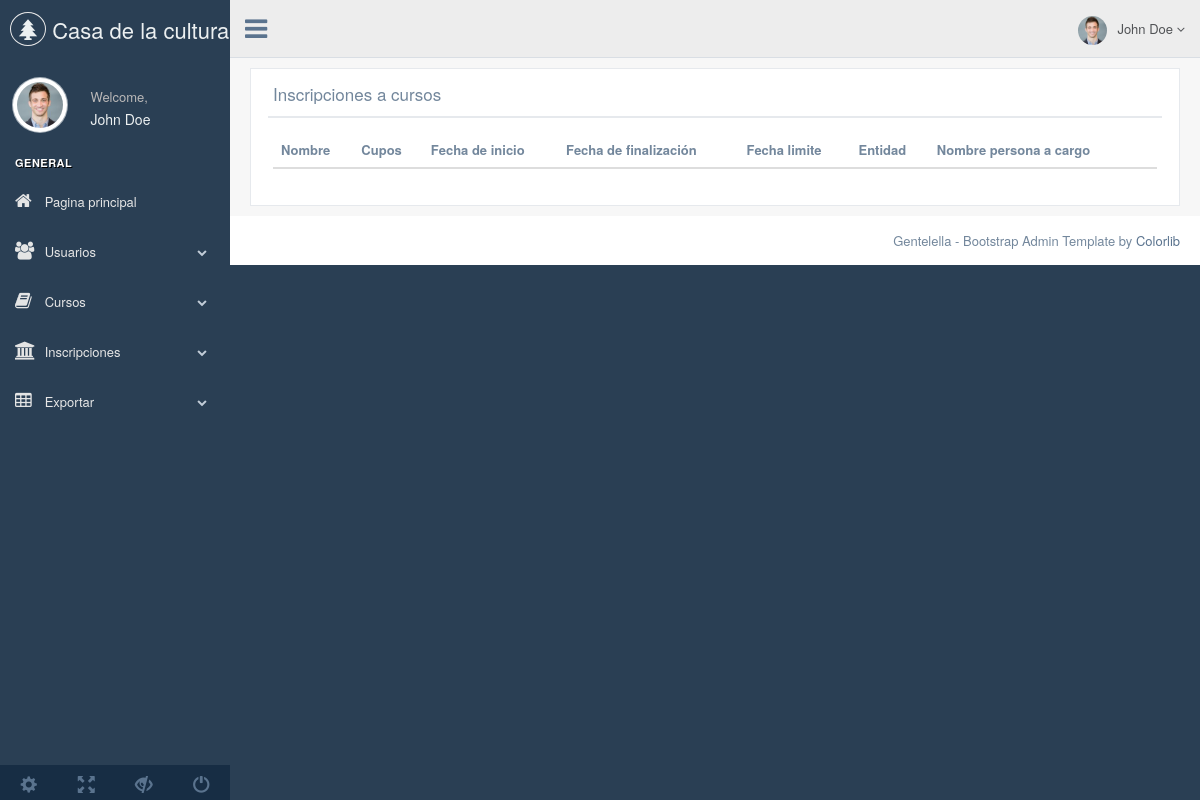
/index.php/matriculas/inscribir, run on an earlier commit of the app's database.
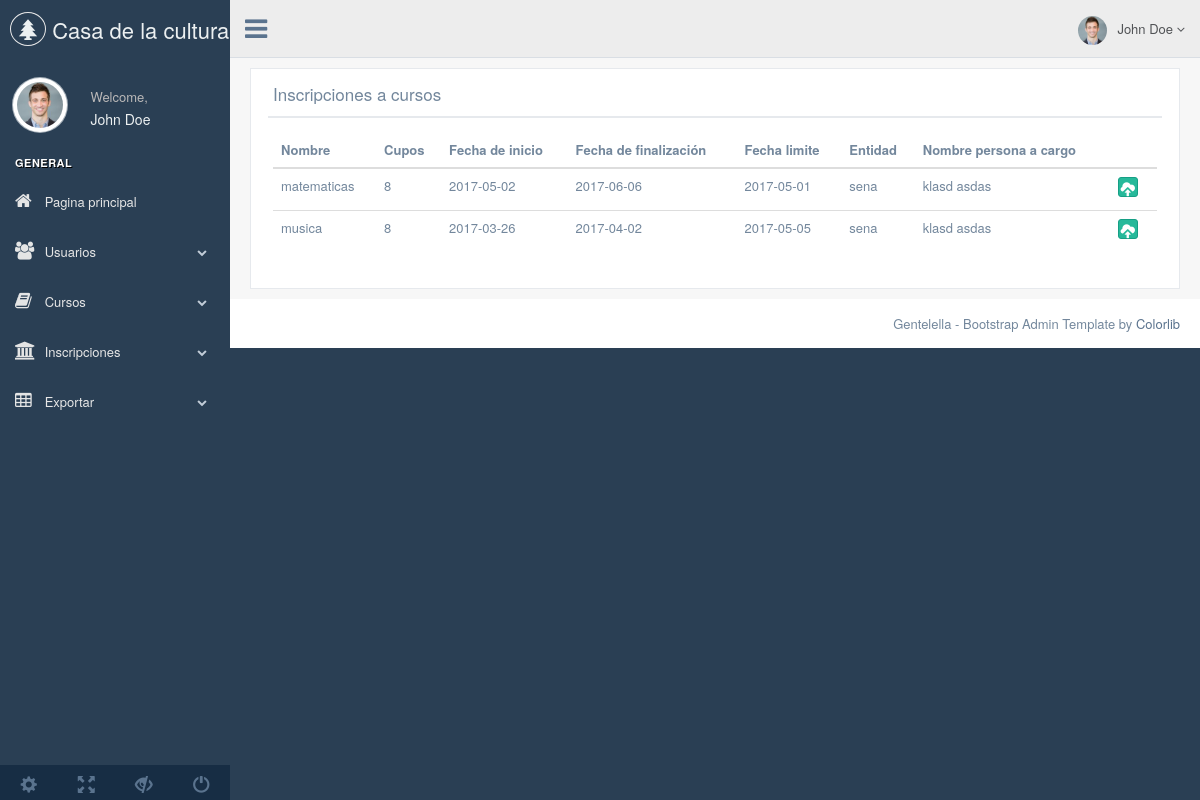
And on a later commit of the database.
### tables this page shows
CREATE TABLE `curso` (
  `codigo` int(5) NOT NULL,
  `nombre` varchar(50) NOT NULL,
  `cupos` int(3) NOT NULL,
  `clases` int(3) NOT NULL,
  `horas` int(3) NOT NULL,
  `fecha_inicio` date NOT NULL,
  `fecha_final` date NOT NULL,
  `fecha_limite` date NOT NULL,
  `entidad` varchar(50) NOT NULL,
  `doc_encargado` varchar(20) NOT NULL,
  `estado` varchar(10) DEFAULT 'Activo'
);

CREATE TABLE `usuario` (
  `tipo_documento` varchar(15) NOT NULL,
  `numero_documento` varchar(20) NOT NULL,
  `nombres` varchar(30) NOT NULL,
  `apellidos` varchar(30) NOT NULL,
  `municipio` varchar(10) NOT NULL,
  `fecha_nacimiento` date NOT NULL,
  `comuna` varchar(10) NOT NULL,
  `barrio` varchar(10) NOT NULL,
  `edad` int(3) NOT NULL,
  `genero` varchar(30) NOT NULL,
  `direccion` varchar(20) NOT NULL,
  `telefono` varchar(10) NOT NULL,
  `celular` varchar(15) NOT NULL,
  `correo` varchar(30) DEFAULT NULL,
  `tipo_sanguineo` varchar(5) NOT NULL,
  `eps` varchar(10) DEFAULT NULL,
  `etnia` varchar(30) DEFAULT 'otro',
  `discapacidad` varchar(30) DEFAULT NULL,
  `diversidad_sexual` varchar(30) NOT NULL,
  `intereses` varchar(100) DEFAULT NULL,
  `documento_acudiente` varchar(20) DEFAULT NULL,
  `parentesco_acudiente` varchar(30) DEFAULT NULL
);

### application/controllers/Matriculas.php (called while the page is built, shortened)
<?php
class Matriculas extends CI_Controller {
	public function inscribir()
	{
		$this->load->model('Curso');
		$data = array('datos' => $this->Curso->obtener_todos());
		$this->load->view('templates/header');
		$this->load->view('templates/menu');
		$this->load->view('matriculas/inscribir',$data);
		$this->load->view('templates/footer');
	}
}

### index.php (called while the page is built, shortened)
<?php
require_once BASEPATH.'core/CodeIgniter.php';

### application/models/Curso.php (called while the page is built, shortened)
<?php
class Curso extends CI_Model {
    public function obtener_todos(){
      $this->db->select('*');
      $this->db->from('curso');
      $this->db->join('usuario', 'usuario.numero_documento = curso.doc_encargado');
      $query = $this->db->get();
      return $query->result();
    }
} ?>

### application/views/matriculas/inscribir.php (the view, shortened to what this page needs)
<div class="right_col" role="main">
  <div class="">
    <div class="row">
      <div class="col-md-12 col-sm-12 col-xs-12">
        <div class="x_panel">
          <div class="x_title">
            <h2>Inscripciones a cursos</h2>
            <div class="clearfix"></div>
          </div>
          <div class="x_content">
            <table id="datatable" class="table">
              <thead>
                <tr>
                  <th>Nombre</th>
                  <th>Cupos</th>
                  <th>Fecha de inicio</th>
                  <th>Fecha de finalización</th>
                  <th>Fecha limite</th>
                  <th>Entidad</th>
                  <th>Nombre persona a cargo</th>
                  <th></th>
                </tr>
              </thead>
              <tbody>
                <?php foreach ($datos as $dato) { ?>
                  <tr>
                    <td><?php echo $dato->nombre; ?></td>
                    <td><?php echo $dato->cupos; ?></td>
                    <td><?php echo $dato->fecha_inicio; ?></td>
                    <td><?php echo $dato->fecha_final; ?></td>
                    <td><?php echo $dato->fecha_limite; ?></td>
                    <td><?php echo $dato->entidad; ?></td>
                    <td><?php echo $dato->nombres.' '.$dato->apellidos; ?></td>
                    <td><a  class="btn btn-success" style="height:20px; width:20px; padding:0px;"name="editar" href="<?php echo base_url();?>index.php/matriculas/inscribir_usuarios/<?php echo $dato->codigo; ?>"><span class="glyphicon glyphicon-cloud-upload"></span> </a></td>
                  </tr>
              <?php } ?>
              </tbody>
            </table>
          </div>
        </div>
      </div>
    </div>
  </div>

What changed in the data, as far as the page shows it:
added curso: nombre "matematicas", cupos "8", fecha_inicio "2017-05-02", fecha_final "2017-06-06", fecha_limite "2017-05-01", entidad "sena", doc_encargado.nombres "klasd", doc_encargado.apellidos "asdas"
added curso: nombre "musica", cupos "8", fecha_inicio "2017-03-26", fecha_final "2017-04-02", fecha_limite "2017-05-05", entidad "sena", doc_encargado.nombres "klasd", doc_encargado.apellidos "asdas"
